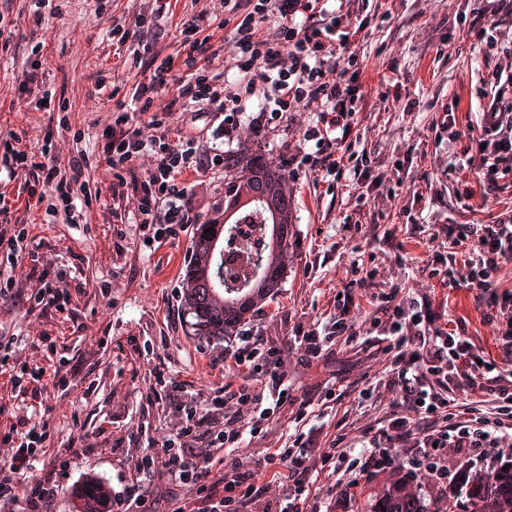
#> input picture Data/FALSE_Group_for_Microsatellite_instability_pMMR_MSS/17262-E [x=112640,y=36864,w=1024,h=1024].png, 1024 x 1024 px, given as the content of the folder Data/TRUE_Group_for_Microsatellite_Instability_dMMR_MSI, which was not available (shown at 1/2 size)
$ python 'h&e_normalise.py'
#> lines starting #> are read from the running program, lines starting #| are printed output that depends on the picture; pictures that were not available may be replaced by others from this repository, and a replacement may not be noted
import os
import cv2
import numpy as np
def normalise(true, false):
    Io = 240  # Normalising factor for intensity
    alpha = 1
    beta = 0.15
    for tile in os.listdir(true):
        tile = cv2.imread(f"{true}/{tile}")
#> tile is the input picture: shape (1024, 1024, 3); mean B, G, R 128.6, 99, 156.5
        rgb = cv2.cvtColor(tile, cv2.COLOR_BGR2RGB)

        ######## Step 1: Convert RGB to OD ###################
        ## reference H&E OD matrix.
        HERef = np.array([[0.5626, 0.2159],
                        [0.7201, 0.8012],
                        [0.4062, 0.5581]])
        ### reference maximum stain concentrations for H&E
        maxCRef = np.array([1.9705, 1.0308])
        h, w, c = rgb.shape
#> h = 1024; w = 1024; c = 3
        rgb = rgb.reshape(((-1, 3)))
        OD = -np.log10((rgb.astype(float)+1)/Io)

        ############ Step 2: Remove data with OD intensity less than β ############
        # remove transparent pixels (clear region with no tissue)
        ODhat = OD[~np.any(OD < beta, axis=1)] #Returns an array where OD values are above beta

        ############# Step 3: Calculate SVD on the OD tuples ######################
        #Estimate covariance matrix of ODhat (transposed)
        # and then compute eigen values & eigenvectors.
        eigvals, eigvecs = np.linalg.eigh(np.cov(ODhat.T))
#> eigvals = [0.00115, 0.00527, 0.101]; eigvecs = [[0.13, -0.8, -0.586], [-0.62, 0.396, -0.678], [0.774, 0.451, -0.444]]

        ######## Step 4: Create plane from the SVD directions with two largest values ######
        #project on the plane spanned by the eigenvectors corresponding to the two
        # largest eigenvalues
        That = ODhat.dot(eigvecs[:,1:3]) #Dot product
#> That = 558042 pairs, first value -0.512 to 0.673, second value -2.62 to -0.284

        ############### Step 5: Project data onto the plane, and normalize to unit length ###########
        ############## Step 6: Calculate angle of each point wrt the first SVD direction ########
        #find the min and max vectors and project back to OD space
        phi = np.arctan2(That[:,1],That[:,0])

        minPhi = np.percentile(phi, alpha)
#> minPhi = -1.63
        maxPhi = np.percentile(phi, 100-alpha)
#> maxPhi = -1.18

        vMin = eigvecs[:,1:3].dot(np.array([(np.cos(minPhi), np.sin(minPhi))]).T)
#> vMin = [0.632, 0.653, 0.417]
        vMax = eigvecs[:,1:3].dot(np.array([(np.cos(maxPhi), np.sin(maxPhi))]).T)
#> vMax = [0.241, 0.777, 0.581]


        # a heuristic to make the vector corresponding to hematoxylin first and the
        # one corresponding to eosin second
        if vMin[0] > vMax[0]:
            HE = np.array((vMin[:,0], vMax[:,0])).T
#> HE = [[0.632, 0.241], [0.653, 0.777], [0.417, 0.581]]

        else:
            HE = np.array((vMax[:,0], vMin[:,0])).T


        # rows correspond to channels (RGB), columns to OD values
        Y = np.reshape(OD, (-1, 3)).T

        # determine concentrations of the individual stains
        C = np.linalg.lstsq(HE,Y, rcond=None)[0]

        # normalize stain concentrations
        maxC = np.array([np.percentile(C[0,:], 99), np.percentile(C[1,:],99)])
#> maxC = [1.24, 0.829]
        tmp = np.divide(maxC,maxCRef)
#> tmp = [0.629, 0.805]
        C2 = np.divide(C,tmp[:, np.newaxis])

        ###### Step 8: Convert extreme values back to OD space
        # recreate the normalized image using reference mixing matrix

        Inorm = np.multiply(Io, np.exp(-HERef.dot(C2)))
        Inorm[Inorm>255] = 254
        Inorm = np.reshape(Inorm.T, (h, w, 3)).astype(np.uint8)
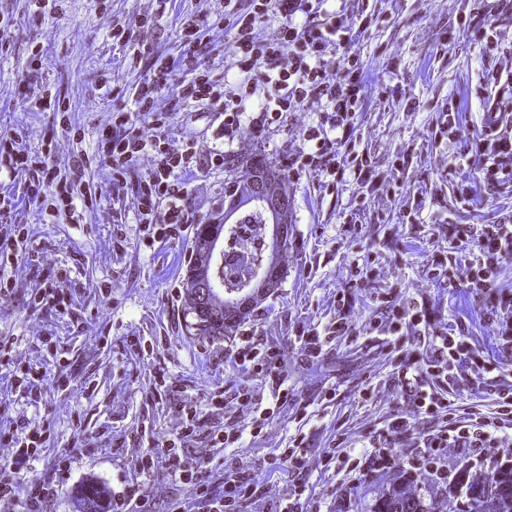
#> Inorm: shape (1024, 1024, 3) (shown at 1/2 size); mean of channels 0, 1, 2 185.2, 137.7, 163.6; drawn as B, G, R

        # Separating H and E components

        H = np.multiply(Io, np.exp(np.expand_dims(-HERef[:,0], axis=1).dot(np.expand_dims(C2[0,:], axis=0))))
        H[H>255] = 254
        H = np.reshape(H.T, (h, w, 3)).astype(np.uint8)
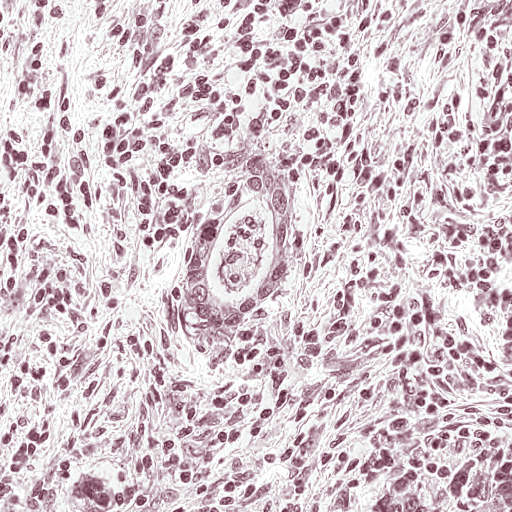
#> H: shape (1024, 1024, 3) (shown at 1/2 size); mean of channels 0, 1, 2 203.8, 196.3, 212.3; drawn as B, G, R

        E = np.multiply(Io, np.exp(np.expand_dims(-HERef[:,1], axis=1).dot(np.expand_dims(C2[1,:], axis=0))))
        E[E>255] = 254
        E = np.reshape(E.T, (h, w, 3)).astype(np.uint8)
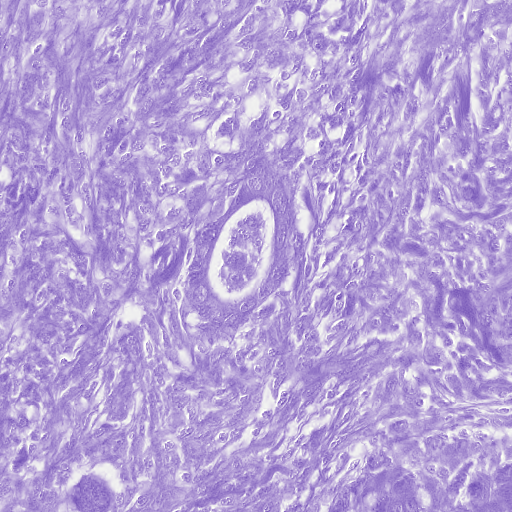
#> E: shape (1024, 1024, 3) (shown at 1/2 size); mean of channels 0, 1, 2 215.5, 164, 183.2; drawn as B, G, R

        cv2.imshow("normalised", Inorm)
        cv2.waitKey(0)
        cv2.imshow("seperated_H", H)
        cv2.waitKey(0)
        cv2.imshow("seperated_E", E)
        cv2.waitKey(0)


    for tile in os.listdir(false):
        tile = cv2.imread(f"{true}/{tile}")
        rgb = cv2.cvtColor(tile, cv2.COLOR_BGR2RGB)

        ######## Step 1: Convert RGB to OD ###################
        ## reference H&E OD matrix.
        HERef = np.array([[0.5626, 0.2159],
                        [0.7201, 0.8012],
                        [0.4062, 0.5581]])
        ### reference maximum stain concentrations for H&E
        maxCRef = np.array([1.9705, 1.0308])
        h, w, c = rgb.shape
        rgb = rgb.reshape(((-1, 3)))
        OD = -np.log10((rgb.astype(float)+1)/Io)

        ############ Step 2: Remove data with OD intensity less than β ############
        # remove transparent pixels (clear region with no tissue)
        ODhat = OD[~np.any(OD < beta, axis=1)] #Returns an array where OD values are above beta

        ############# Step 3: Calculate SVD on the OD tuples ######################
        #Estimate covariance matrix of ODhat (transposed)
        # and then compute eigen values & eigenvectors.
        eigvals, eigvecs = np.linalg.eigh(np.cov(ODhat.T))

        ######## Step 4: Create plane from the SVD directions with two largest values ######
        #project on the plane spanned by the eigenvectors corresponding to the two
        # largest eigenvalues
        That = ODhat.dot(eigvecs[:,1:3]) #Dot product

        ############### Step 5: Project data onto the plane, and normalize to unit length ###########
        ############## Step 6: Calculate angle of each point wrt the first SVD direction ########
        #find the min and max vectors and project back to OD space
        phi = np.arctan2(That[:,1],That[:,0])

        minPhi = np.percentile(phi, alpha)
        maxPhi = np.percentile(phi, 100-alpha)

        vMin = eigvecs[:,1:3].dot(np.array([(np.cos(minPhi), np.sin(minPhi))]).T)
        vMax = eigvecs[:,1:3].dot(np.array([(np.cos(maxPhi), np.sin(maxPhi))]).T)


        # a heuristic to make the vector corresponding to hematoxylin first and the
        # one corresponding to eosin second
        if vMin[0] > vMax[0]:
            HE = np.array((vMin[:,0], vMax[:,0])).T

        else:
            HE = np.array((vMax[:,0], vMin[:,0])).T


        # rows correspond to channels (RGB), columns to OD values
        Y = np.reshape(OD, (-1, 3)).T

        # determine concentrations of the individual stains
        C = np.linalg.lstsq(HE,Y, rcond=None)[0]

        # normalize stain concentrations
        maxC = np.array([np.percentile(C[0,:], 99), np.percentile(C[1,:],99)])
        tmp = np.divide(maxC,maxCRef)
        C2 = np.divide(C,tmp[:, np.newaxis])

        ###### Step 8: Convert extreme values back to OD space
        # recreate the normalized image using reference mixing matrix

        Inorm = np.multiply(Io, np.exp(-HERef.dot(C2)))
        Inorm[Inorm>255] = 254
        Inorm = np.reshape(Inorm.T, (h, w, 3)).astype(np.uint8)

        # Separating H and E components

        H = np.multiply(Io, np.exp(np.expand_dims(-HERef[:,0], axis=1).dot(np.expand_dims(C2[0,:], axis=0))))
        H[H>255] = 254
        H = np.reshape(H.T, (h, w, 3)).astype(np.uint8)

        E = np.multiply(Io, np.exp(np.expand_dims(-HERef[:,1], axis=1).dot(np.expand_dims(C2[1,:], axis=0))))
        E[E>255] = 254
        E = np.reshape(E.T, (h, w, 3)).astype(np.uint8)

        cv2.imshow("normalised", Inorm)
        cv2.waitKey(0)
        cv2.imshow("seperated_H", H)
        cv2.waitKey(0)
        cv2.imshow("seperated_E", E)
        cv2.waitKey(0)
#> pass 2 of the loop in normalise, `for tile in os.listdir(false):`:
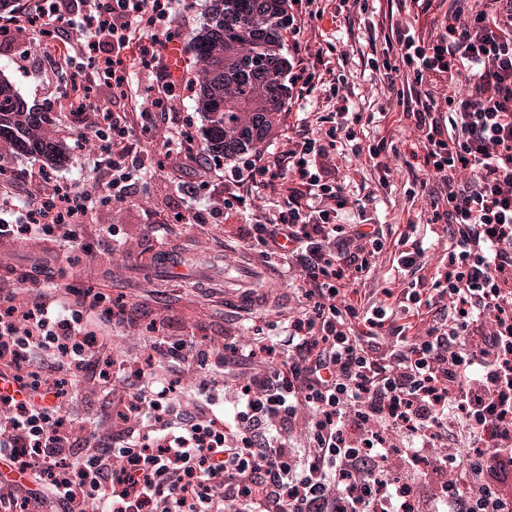
#> input picture Data/FALSE_Group_for_Microsatellite_instability_pMMR_MSS/17262-E [x=48128,y=19456,w=1024,h=1024].png, 1024 x 1024 px, given as the content of the folder Data/TRUE_Group_for_Microsatellite_Instability_dMMR_MSI, which was not available (shown at 1/2 size)
#> in normalise, tile is the input picture: shape (1024, 1024, 3); mean B, G, R 138.5, 106.2, 165
#> in normalise, `eigvals, eigvecs = np.linalg.eigh(np.cov(ODhat.T))`: eigvals = [0.00104, 0.0046, 0.104]; eigvecs = [[0.0746, -0.8, -0.595], [-0.544, 0.467, -0.697], [0.836, 0.376, -0.401]]
#> in normalise, `That = ODhat.dot(eigvecs[:,1:3])`: That = 485275 pairs, first value -0.55 to 0.759, second value -2.91 to -0.267
#> in normalise, `minPhi = np.percentile(phi, alpha)`: minPhi = -1.6
#> in normalise, `vMin = eigvecs[:,1:3].dot(np.array([(np.cos(minPhi), np.sin(minPhi))])..`: vMin = [0.619, 0.682, 0.389]
#> in normalise, `vMax = eigvecs[:,1:3].dot(np.array([(np.cos(maxPhi), np.sin(maxPhi))])..`: vMax = [0.245, 0.822, 0.514]
#> in normalise, `HE = np.array((vMin[:,0], vMax[:,0])).T`: HE = [[0.619, 0.245], [0.682, 0.822], [0.389, 0.514]]
#> in normalise, `maxC = np.array([np.percentile(C[0,:], 99), np.percentile(C[1,:],99)])`: maxC = [1.28, 0.809]
#> in normalise, `tmp = np.divide(maxC,maxCRef)`: tmp = [0.65, 0.785]
#> in normalise, `H = np.reshape(H.T, (h, w, 3)).astype(np.uint8)`:
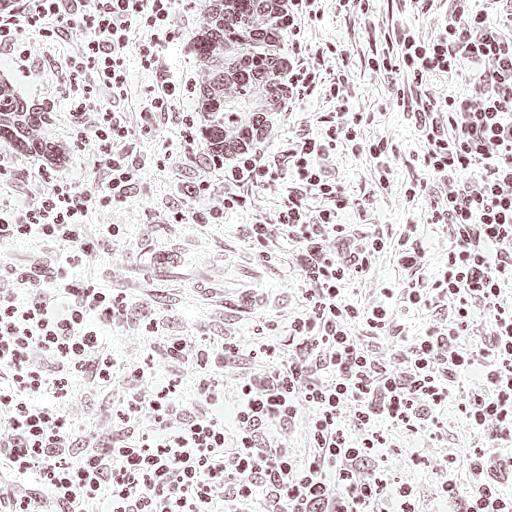
#> H: shape (1024, 1024, 3) (shown at 1/2 size); mean of channels 0, 1, 2 210.8, 204.6, 217.7; drawn as B, G, R
#> in normalise, `E = np.reshape(E.T, (h, w, 3)).astype(np.uint8)`:
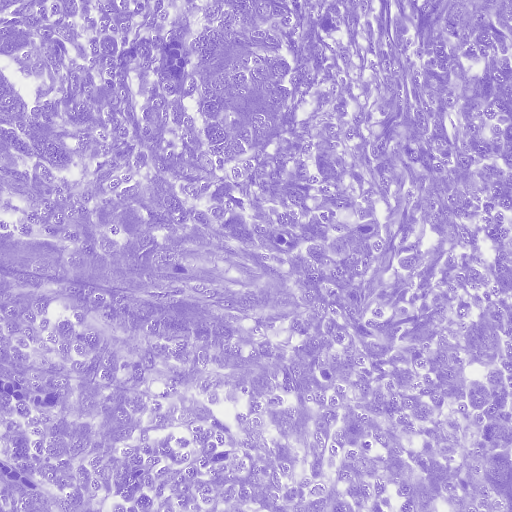
#> E: shape (1024, 1024, 3) (shown at 1/2 size); mean of channels 0, 1, 2 216.2, 165.7, 184.6; drawn as B, G, R


def main():
    directory_true = "Data/TRUE_Group_for_Microsatellite_Instability_dMMR_MSI"
    directory_false = "Data/FALSE_Group_for_Microsatellite_instability_pMMR_MSS"
    normalise(directory_true, directory_false)


if __name__ == "__main__":
    main()
